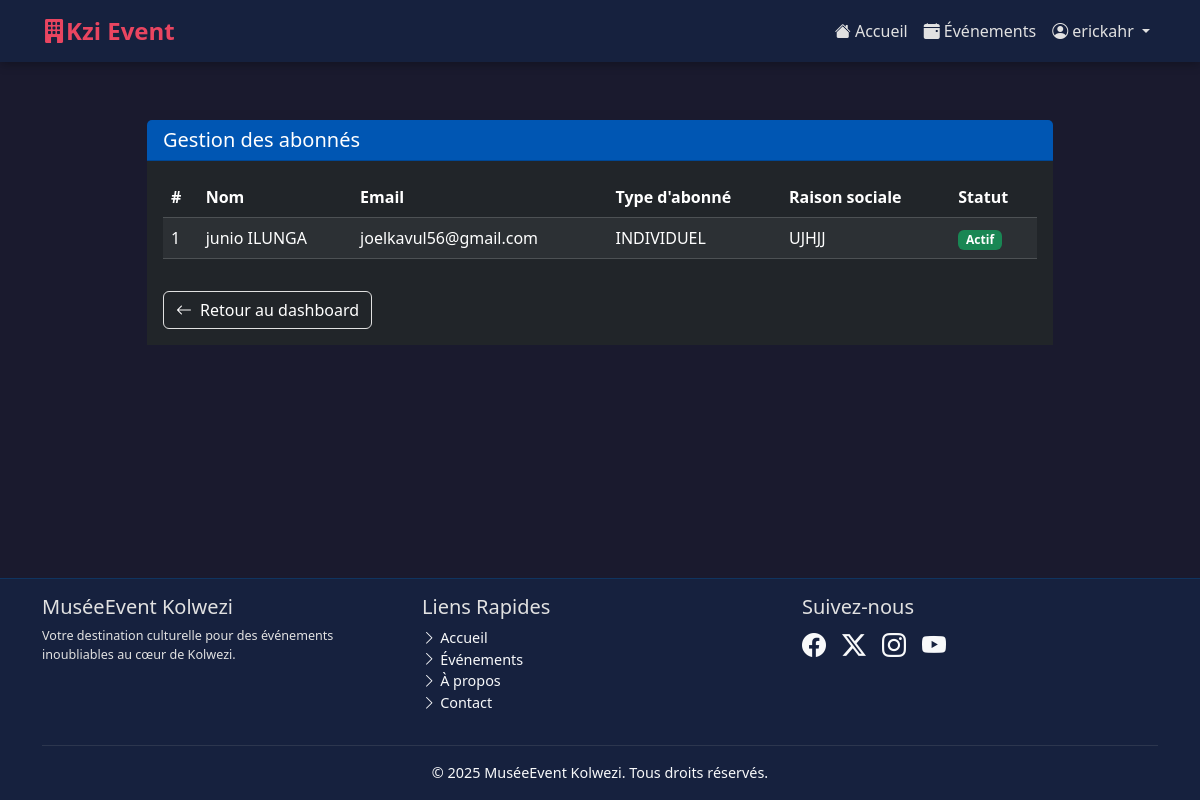
Screenshot of /abonnes/gestion/ (signed in) with the database file from the repository.
### GestionEvenement/models.py (models this page shows, shortened)
class Abonne(models.Model):
    TYPE_ABONNE_CHOICES = [
        ('SIMPLE', 'Simple'),
        ('RESPONSABLE_ECOLE', 'Responsable d\_école'),
        ('ENTREPRISE', 'Entreprise'),
        ('AUTRE', 'Autre'),
    ]
    user = models.OneToOneField(User, on_delete=models.CASCADE,primary_key=True, related_name='abonne_profile_new') # Renommé related_name
    type_abonne = models.CharField(max_length=50, choices=TYPE_ABONNE_CHOICES, default='SIMPLE')
    raison_sociale = models.CharField(max_length=255, blank=True, null=True, help_text="Raison sociale si applicable (pour écoles, entreprises)")
    preferences_notifications = models.TextField(blank=True, help_text="Préférences de notification de l'abonné (ex: format JSON ou champs spécifiques)")
    evenements_interesses = models.ManyToManyField('Evenement', blank=True, related_name='abonnes_interesses_new') # Renommé related_name

### GestionEvenement/views.py (the view)
# urls.py: path('abonnes/gestion/', views.gestion_abonnes, name='gestion_abonnes'),
@login_required
@user_passes_test(lambda u: hasattr(u, "chargedecommunication") or is_admin_staff(u))
def gestion_abonnes(request):
    abonnes = Abonne.objects.all().order_by('user__last_name', 'user__first_name')
    return render(request, 'GestionEvenement/abonnes/gestion_abonnes.html', {'abonnes': abonnes})

### GestionEvenement/templates/GestionEvenement/abonnes/gestion_abonnes.html (shortened to what this page needs)
{% extends 'GestionEvenement/base.html' %}
{% block content %}
<div class="container mt-4">
    <div class="row justify-content-center">
        <div class="col-md-10">
            <div class="card">
                <div class="card-header bg-primary text-white">
                    <h5 class="mb-0">Gestion des abonnés</h5>
                </div>
                <div class="card-body bg-dark text-white">
                    <table class="table table-striped table-dark table-hover">
                        <thead>
                            <tr>
                                <th>#</th>
                                <th>Nom</th>
                                <th>Email</th>
                                <th>Type d'abonné</th>
                                <th>Raison sociale</th>
                                <th>Statut</th>
                            </tr>
                        </thead>
                        <tbody>
                        {% for abonne in abonnes %}
                            <tr>
                                <td>{{ forloop.counter }}</td>
                                <td>{{ abonne.user.get_full_name|default:abonne.user.username }}</td>
                                <td>{{ abonne.user.email }}</td>
                                <td>{{ abonne.get_type_abonne_display }}</td>
                                <td>{{ abonne.raison_sociale|default:'-' }}</td>
                                <td>
                                    {% if abonne.user.is_active %}
                                        <span class="badge bg-success">Actif</span>
                                    {% else %}
                                        <span class="badge bg-danger">Inactif</span>
                                    {% endif %}
                                </td>
                            </tr>
                        {% empty %}
                            <tr><td colspan="6" class="text-center">Aucun abonné trouvé.</td></tr>
                        {% endfor %}
                        </tbody>
                    </table>
                    <a href="{% url 'GestionEvenement:dashboard_communication' %}" class="btn btn-outline-secondary text-white mt-3">
                        <i class="bi bi-arrow-left me-2"></i>Retour au dashboard
                    </a>
                </div>
            </div>
        </div>
    </div>
</div>
{% endblock %}

### GestionEvenement/templates/GestionEvenement/base.html (shortened to what this page needs)
{% load static %}
<!DOCTYPE html>
<html lang="fr">
<head>
    <link href="https://cdn.jsdelivr.net/npm/bootstrap@5.3.3/dist/css/bootstrap.min.css" rel="stylesheet">
    <link rel="stylesheet" href="https://cdn.jsdelivr.net/npm/bootstrap-icons@1.11.3/font/bootstrap-icons.min.css">
    <link rel="stylesheet" href="https://cdnjs.cloudflare.com/ajax/libs/OwlCarousel2/2.3.4/assets/owl.carousel.min.css">
    <link rel="stylesheet" href="https://cdnjs.cloudflare.com/ajax/libs/OwlCarousel2/2.3.4/assets/owl.theme.default.min.css">
    {% load static %}
    <link rel="stylesheet" href="{% static "GestionEvenement/css/custom.css" %}">
</head>
<body class="d-flex flex-column min-vh-100">
    <header>
        <nav class="navbar navbar-expand-lg navbar-dark fixed-top shadow-sm">
            <div class="container">
                <a class="navbar-brand fw-bold" href="{% url 'GestionEvenement:accueil' %}">
                    <i class="bi bi-building-fill"></i>Kzi Event
                </a>
                <div class="collapse navbar-collapse" id="navbarNav">
                    <ul class="navbar-nav ms-auto mb-2 mb-lg-0">
                        <li class="nav-item">
                            <a class="nav-link {% if request.resolver_match.url_name == 'accueil' %}active{% endif %}" aria-current="page" href="{% url 'GestionEvenement:accueil' %}">
                                <i class="bi bi-house-fill"></i> Accueil
                            </a>
                        </li>
                        <li class="nav-item">
                            <a class="nav-link" href="{% url 'GestionEvenement:liste_evenements' %}">
                                <i class="bi bi-calendar-event-fill"></i> Événements
                            </a>
                        </li>
                        {% if user.is_authenticated %}
                            <li class="nav-item dropdown">
                                <a class="nav-link dropdown-toggle" href="#" id="navbarDropdownUser" role="button" data-bs-toggle="dropdown" aria-expanded="false">
                                    <i class="bi bi-person-circle"></i> {{ user.username }}
                                </a>
                            </li>
                        {% endif %}
                    </ul>
                </div>
            </div>
        </nav>
    </header>
    <main class="flex-shrink-0 pt-5 mt-5">
        <div class="container">
            {% block content %}
            {% endblock %}
        </div>
    </main>
    <footer class="footer mt-auto py-3 border-top">
        <div class="container">
            <div class="row">
                <div class="col-md-4 mb-3 mb-md-0">
                    <h5 class="text-accent">MuséeEvent Kolwezi</h5>
                    <p class="small">Votre destination culturelle pour des événements inoubliables au cœur de Kolwezi.</p>
                </div>
                <div class="col-md-4 mb-3 mb-md-0">
                    <h5 class="text-accent">Liens Rapides</h5>
                    <ul class="list-unstyled">
                        <li><a href="{% url 'GestionEvenement:accueil' %}" class="text-decoration-none text-light"><i class="bi bi-chevron-right"></i> Accueil</a></li>
                        <li><a href="{% url 'GestionEvenement:liste_evenements' %}" class="text-decoration-none text-light"><i class="bi bi-chevron-right"></i> Événements</a></li>
                        <li><a href="#" class="text-decoration-none text-light"><i class="bi bi-chevron-right"></i> À propos</a></li>
                        <li><a href="#" class="text-decoration-none text-light"><i class="bi bi-chevron-right"></i> Contact</a></li>
                    </ul>
                </div>
                <div class="col-md-4">
                    <h5 class="text-accent">Suivez-nous</h5>
                    <div class="d-flex gap-3 fs-4">
                        <a href="#" class="text-light"><i class="bi bi-facebook"></i></a>
                        <a href="#" class="text-light"><i class="bi bi-twitter-x"></i></a>
                        <a href="#" class="text-light"><i class="bi bi-instagram"></i></a>
                        <a href="#" class="text-light"><i class="bi bi-youtube"></i></a>
                    </div>
                </div>
            </div>
            <hr class="my-3 border-secondary">
            <div class="text-center">
                <span class="text-light">&copy; {% now "Y" %} MuséeEvent Kolwezi. Tous droits réservés.</span>
            </div>
        </div>
    </footer>
</body>
</html>

### GestionEvenement/static/GestionEvenement/css/custom.css (style rules this page uses)
body { font-family: -apple-system, BlinkMacSystemFont, "Segoe UI", Roboto, "Helvetica Neue", Arial, sans-serif; background-color: #f8f9fa; }
.navbar-brand { font-size: 1.5rem; }
.footer { font-size: 0.9rem; }
.card-header.bg-primary { background-color: #0056b3 !important; }
.table th { font-weight: 600; }
.badge.bg-success { background-color: #198754 !important; }

### GestionEvenement/templates/GestionEvenement/base.html (style rules this page uses)
:root { --primary-dark: #1a1a2e; --secondary-dark: #16213e; --accent-dark: #0f3460; --text-light: #e1e1e1; --accent-color: #e94560; --accent-hover: #cf3e56; }
body { background-color: var(--primary-dark); color: var(--text-light); font-family: 'Segoe UI', Tahoma, Geneva, Verdana, sans-serif; }
.navbar { background-color: var(--secondary-dark) !important; box-shadow: 0 2px 10px rgba(0, 0, 0, 0.3) !important; }
.navbar-brand { color: var(--accent-color) !important; }
.nav-link { color: var(--text-light) !important; transition: color 0.3s ease; }
.btn-outline-secondary { color: var(--text-light); border-color: var(--text-light); }
.card { background-color: var(--secondary-dark); border: none; transition: transform 0.3s ease, box-shadow 0.3s ease; }
.footer { background-color: var(--secondary-dark) !important; border-top: 1px solid var(--accent-dark) !important; }
.btn, .card, .nav-link { transition: all 0.3s ease; }

### rows the page displays
Abonne: user.get_full_name "junio ILUNGA", user.email "joelkavul56@gmail.com", type_abonne "INDIVIDUEL", raison_sociale "UJHJJ", shows "Actif"

### other values shown
{{ user.username }} "erickahr"
